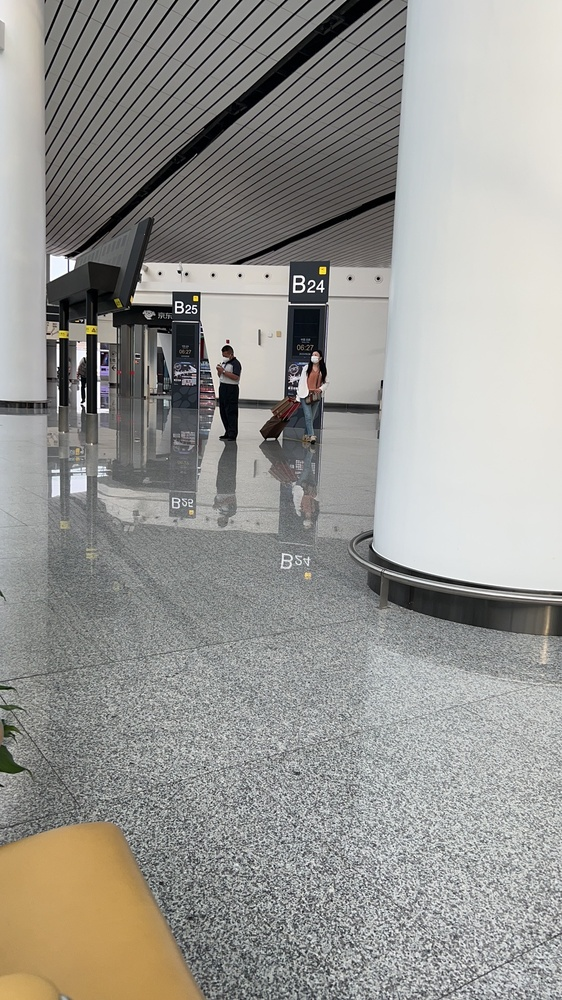
#> input picture OpenCV/IMG_1134.JPG, 562 x 1000 px, shrunk from 1080 x 1920 before the run
$ python imageCopy.py
#> lines starting #> are read from the running program, lines starting #| are printed output that depends on the picture

import cv2
import numpy
import numpy as np

imageFile = "IMG_1134.JPG"

img = cv2.imread(imageFile)
#> img is the input picture: shape (1000, 562, 3); mean B, G, R 146.5, 150.6, 151.6
(h, w)=img.shape[:2]
#> h = 1000; w = 562
# 查找mask
# 图片裁剪 [start_row:end_row, start_col:end_col]
# 开始行
start_row = 0
# 结束行
end_row = 500
# 开始列
start_col = 0
# 结束列
end_col = 500
img1 = img[start_row:end_row, start_col:end_col]
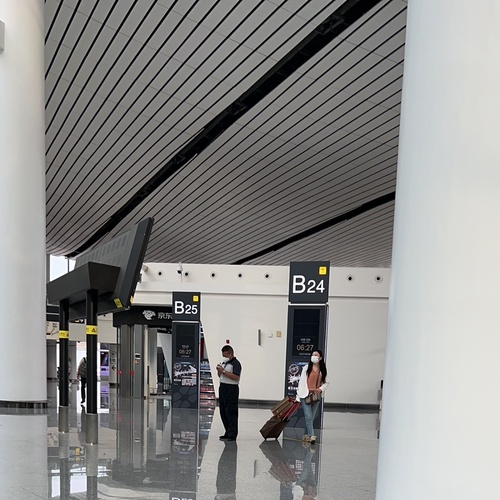
#> img1: shape (500, 500, 3); mean B, G, R 137.9, 139.5, 139.9
print(img1)
#> (printed output is left out)
# 合并图像
img[start_row:end_row, start_col:end_col] = img1
cv2.imshow("mask applied to image", img)
cv2.waitKey(0)
